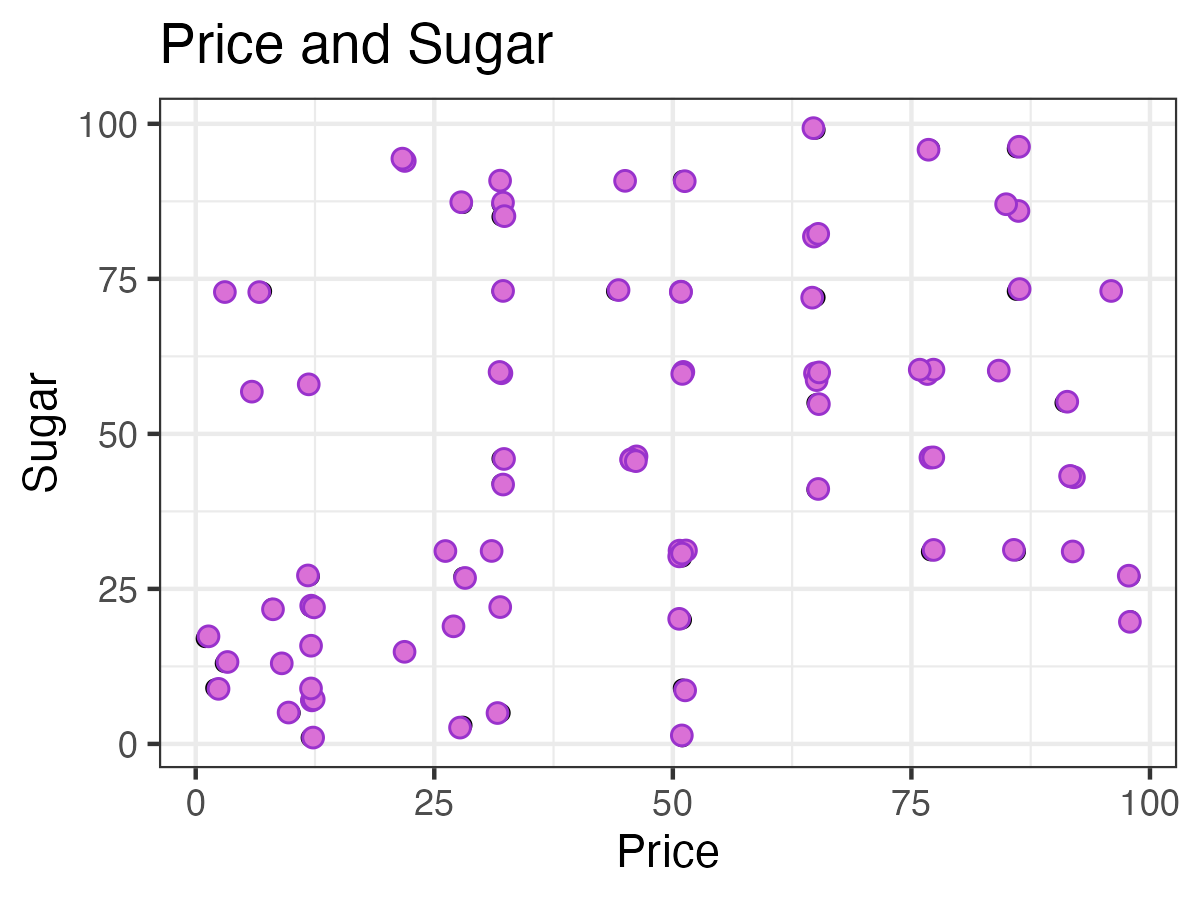

Write the R code that produced this figure.
base::load("candy.RData")

p <- ggplot2::ggplot(candy, aes(x = price_percentile, y = sugar_percentile)) +
    ggplot2::geom_point() + # nolint
    ggplot2::geom_jitter(color = "darkorchid", fill = "orchid", shape = 21, size = 2) + # nolint
    ggplot2::labs(x = "Price", y = "Sugar", title = "Price and Sugar") +
    ggplot2::theme_bw()

ggplot2::ggsave("point_chart.png", plot = p, width = 1200, height = 900, units = "px") # nolint
